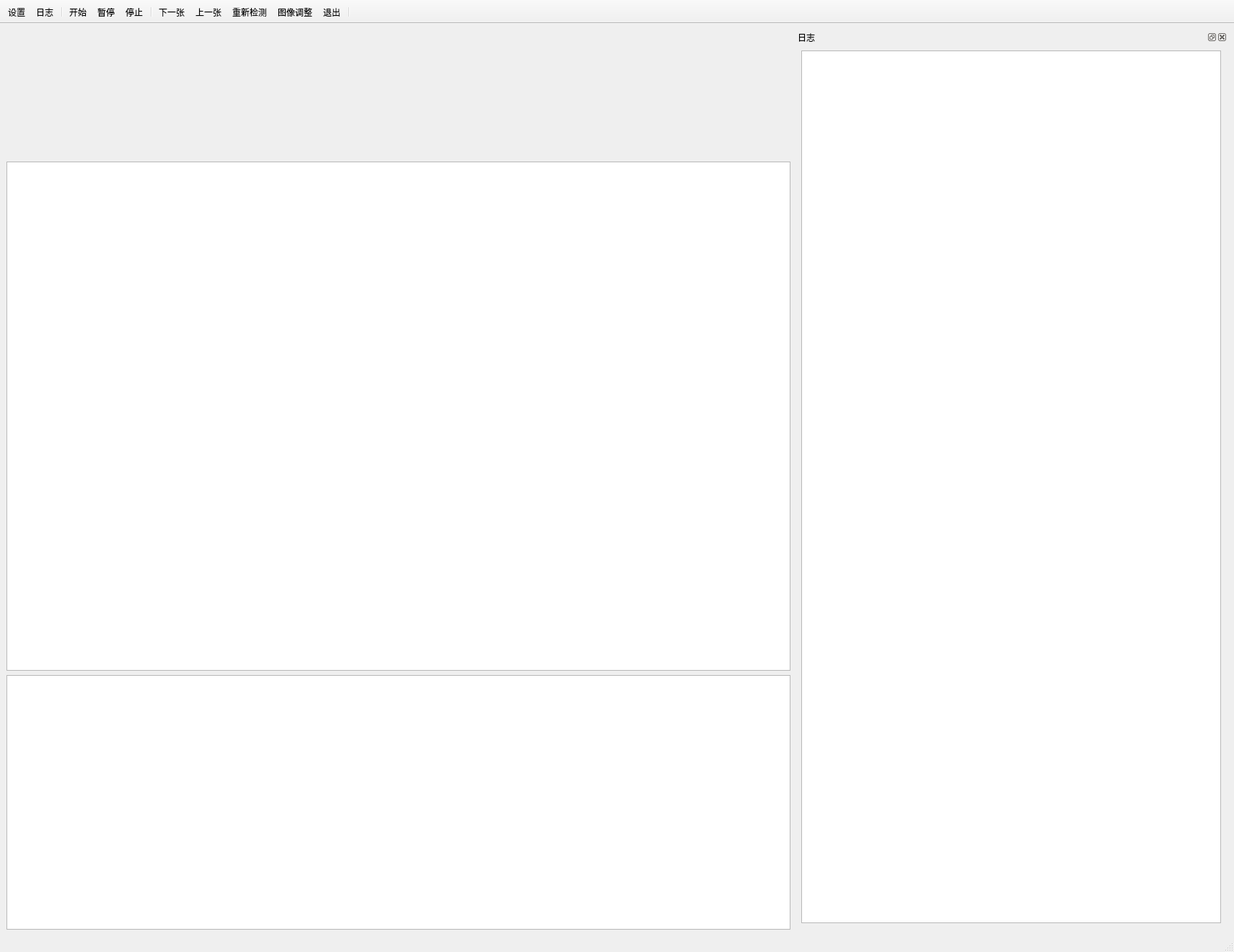
<?xml version="1.0" encoding="UTF-8"?>
<ui version="4.0">
 <class>MainWindow</class>
 <widget class="QMainWindow" name="MainWindow">
  <property name="geometry">
   <rect>
    <x>0</x>
    <y>0</y>
    <width>1711</width>
    <height>1320</height>
   </rect>
  </property>
  <property name="minimumSize">
   <size>
    <width>1024</width>
    <height>768</height>
   </size>
  </property>
  <property name="windowTitle">
   <string>MainWindow</string>
  </property>
  <property name="windowIcon">
   <iconset>
    <normaloff>resources/main.png</normaloff>resources/main.png</iconset>
  </property>
  <widget class="QWidget" name="centralwidget">
   <layout class="QGridLayout" name="gridLayout_2" columnstretch="4,0">
    <item row="0" column="0">
     <layout class="QGridLayout" name="gridLayout" rowstretch="1,4,2">
      <item row="1" column="0">
       <widget class="QGraphicsView" name="graphicsView">
        <property name="tabletTracking">
         <bool>false</bool>
        </property>
       </widget>
      </item>
      <item row="2" column="0">
       <widget class="QListWidget" name="listWidget"/>
      </item>
      <item row="0" column="0">
       <widget class="QLabel" name="labelHeader">
        <property name="text">
         <string/>
        </property>
        <property name="pixmap">
         <pixmap>resources/header.png</pixmap>
        </property>
        <property name="scaledContents">
         <bool>true</bool>
        </property>
       </widget>
      </item>
     </layout>
    </item>
    <item row="0" column="1">
     <widget class="QDockWidget" name="dockWidgetLog">
      <property name="minimumSize">
       <size>
        <width>600</width>
        <height>400</height>
       </size>
      </property>
      <property name="floating">
       <bool>true</bool>
      </property>
      <property name="features">
       <set>QDockWidget::AllDockWidgetFeatures</set>
      </property>
      <property name="windowTitle">
       <string>日志</string>
      </property>
      <widget class="QWidget" name="dockWidgetContents">
       <layout class="QVBoxLayout" name="verticalLayout">
        <item>
         <widget class="QPlainTextEdit" name="plainTextEditLog"/>
        </item>
       </layout>
      </widget>
     </widget>
    </item>
   </layout>
  </widget>
  <widget class="QStatusBar" name="statusbar"/>
  <widget class="QToolBar" name="toolBar">
   <property name="windowTitle">
    <string>toolBar</string>
   </property>
   <property name="movable">
    <bool>false</bool>
   </property>
   <property name="allowedAreas">
    <set>Qt::LeftToolBarArea</set>
   </property>
   <property name="iconSize">
    <size>
     <width>63</width>
     <height>63</height>
    </size>
   </property>
   <property name="toolButtonStyle">
    <enum>Qt::ToolButtonTextUnderIcon</enum>
   </property>
   <attribute name="toolBarArea">
    <enum>TopToolBarArea</enum>
   </attribute>
   <attribute name="toolBarBreak">
    <bool>false</bool>
   </attribute>
   <addaction name="actionSetup"/>
   <addaction name="actionDisplayLog"/>
   <addaction name="separator"/>
   <addaction name="actionStart"/>
   <addaction name="actionPause"/>
   <addaction name="actionStop"/>
   <addaction name="separator"/>
   <addaction name="actionNext"/>
   <addaction name="actionPrev"/>
   <addaction name="actionRedo"/>
   <addaction name="actionImageAdjust"/>
   <addaction name="actionExit"/>
   <addaction name="separator"/>
  </widget>
  <action name="actionSetup">
   <property name="icon">
    <iconset>
     <normaloff>resources/setup.png</normaloff>resources/setup.png</iconset>
   </property>
   <property name="text">
    <string>设置</string>
   </property>
   <property name="toolTip">
    <string>&lt;html&gt;&lt;head/&gt;&lt;body&gt;&lt;p&gt;参数设置&lt;/p&gt;&lt;/body&gt;&lt;/html&gt;</string>
   </property>
  </action>
  <action name="actionDisplayLog">
   <property name="icon">
    <iconset>
     <normaloff>resources/log.png</normaloff>resources/log.png</iconset>
   </property>
   <property name="text">
    <string>日志</string>
   </property>
   <property name="toolTip">
    <string>显示日志窗口</string>
   </property>
  </action>
  <action name="actionExit">
   <property name="icon">
    <iconset>
     <normaloff>resources/exit.png</normaloff>resources/exit.png</iconset>
   </property>
   <property name="text">
    <string>退出</string>
   </property>
   <property name="toolTip">
    <string>退出程序</string>
   </property>
  </action>
  <action name="actionImageAdjust">
   <property name="icon">
    <iconset>
     <normaloff>resources/imgAdjust.png</normaloff>resources/imgAdjust.png</iconset>
   </property>
   <property name="text">
    <string>图像调整</string>
   </property>
   <property name="toolTip">
    <string>调整图像明暗度及对比度调整</string>
   </property>
  </action>
  <action name="actionStart">
   <property name="icon">
    <iconset>
     <normaloff>resources/start.png</normaloff>resources/start.png</iconset>
   </property>
   <property name="text">
    <string>开始</string>
   </property>
   <property name="toolTip">
    <string>开始检测</string>
   </property>
  </action>
  <action name="actionStop">
   <property name="icon">
    <iconset>
     <normaloff>resources/stop.png</normaloff>resources/stop.png</iconset>
   </property>
   <property name="text">
    <string>停止</string>
   </property>
   <property name="toolTip">
    <string>停止检测</string>
   </property>
  </action>
  <action name="actionPause">
   <property name="icon">
    <iconset>
     <normaloff>resources/pause.png</normaloff>resources/pause.png</iconset>
   </property>
   <property name="text">
    <string>暂停</string>
   </property>
   <property name="toolTip">
    <string>暂停检测</string>
   </property>
  </action>
  <action name="actionNext">
   <property name="icon">
    <iconset>
     <normaloff>resources/next.png</normaloff>resources/next.png</iconset>
   </property>
   <property name="text">
    <string>下一张</string>
   </property>
   <property name="toolTip">
    <string>检测下一张图像</string>
   </property>
  </action>
  <action name="actionPrev">
   <property name="icon">
    <iconset>
     <normaloff>resources/prev.png</normaloff>resources/prev.png</iconset>
   </property>
   <property name="text">
    <string>上一张</string>
   </property>
   <property name="toolTip">
    <string>检测上一张图像</string>
   </property>
  </action>
  <action name="actionRedo">
   <property name="icon">
    <iconset>
     <normaloff>resources/redo.png</normaloff>resources/redo.png</iconset>
   </property>
   <property name="text">
    <string>重新检测</string>
   </property>
   <property name="toolTip">
    <string>重新检测当前图像</string>
   </property>
  </action>
 </widget>
 <resources/>
 <connections/>
</ui>
